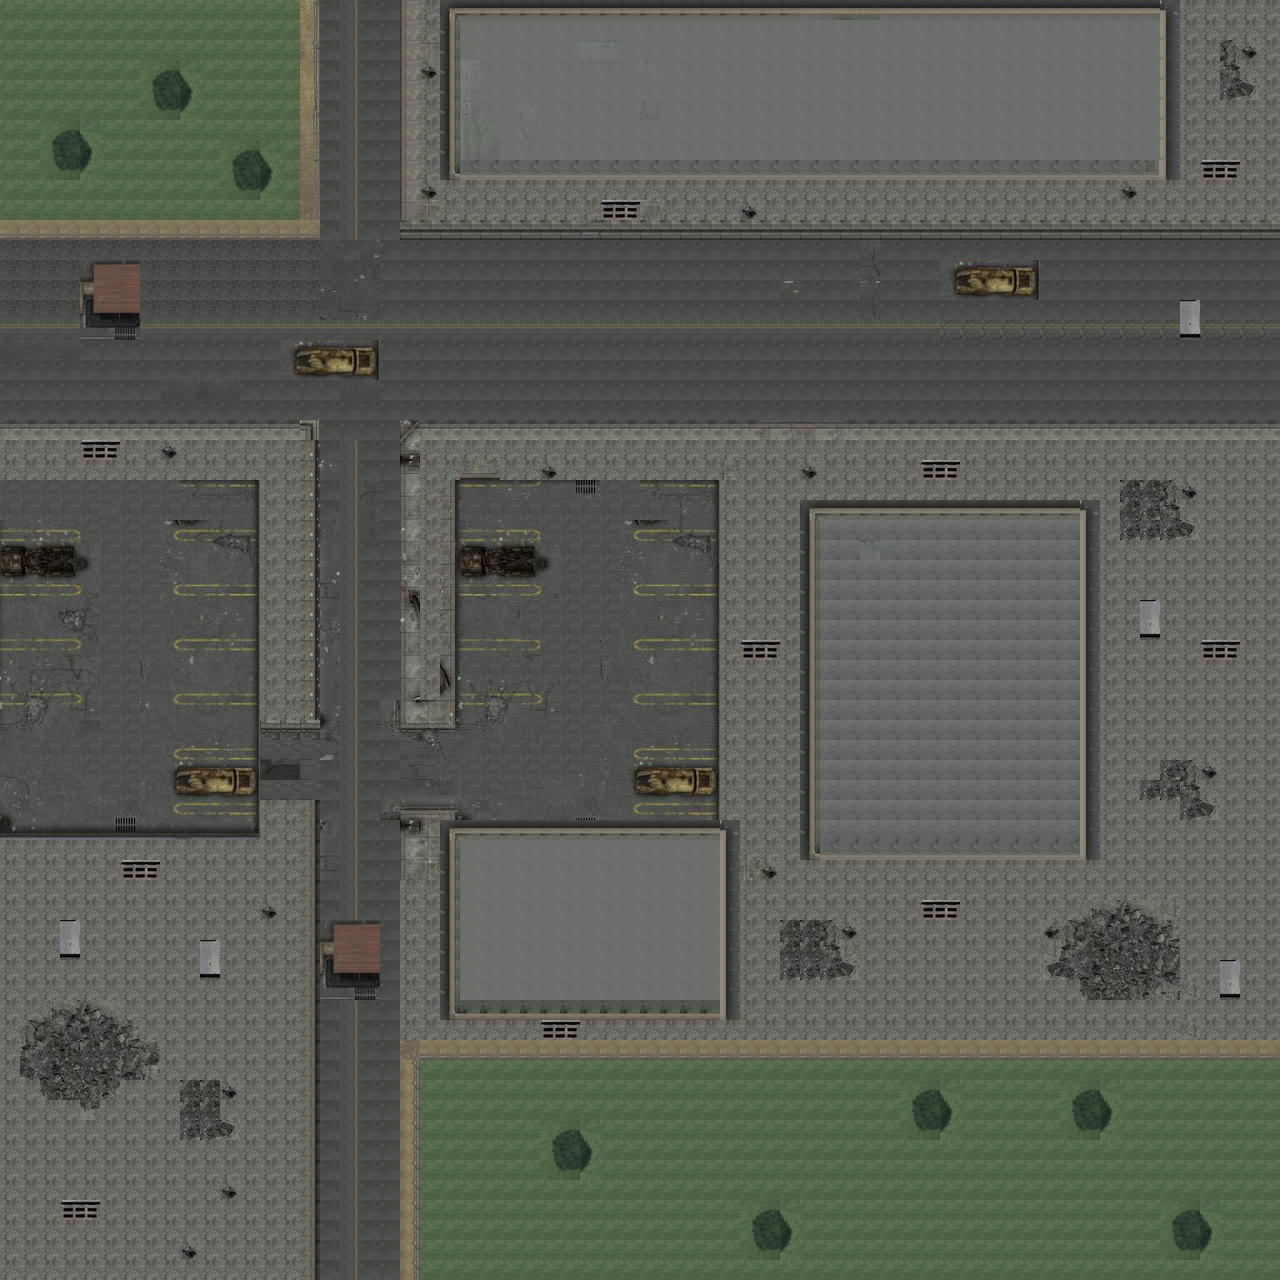

A 2D game scene composited from a Tiled map and its tileset images. What follows is a short description and the map's XML, with each tile layer's data collapsed to a summary:
An orthogonal 64x64 tile map with 20x20 px tiles, 1 tile layer (Capa de Patrones 1), 4 tilesets.

<map version="1.0" orientation="orthogonal" renderorder="right-down" width="64" height="64" tilewidth="20" tileheight="20" nextobjectid="75">
 <tileset firstgid="1" name="mapa3.1" tilewidth="20" tileheight="20" tilecount="117" columns="13">
  <image source="tileset/Ciudad3.jpg" width="274" height="184" />
 </tileset>
 <tileset firstgid="118" name="def" tilewidth="20" tileheight="20" tilecount="1936" columns="44">
  <image source="tileset/Ciudad2.jpg" width="886" height="881" />
 </tileset>
 <tileset firstgid="2054" name="tumblr_n5qu7qpGrG1slvpaoo1_500" tilewidth="20" tileheight="20" tilecount="350" columns="25">
  <image source="tileset/Ciudad4.png" width="500" height="280" />
 </tileset>
 <tileset firstgid="2404" name="5853e0bf5df5da6c9c0f77073aa72a8b" tilewidth="20" tileheight="20" tilecount="828" columns="36">
  <image source="tileset/Ciudad1.jpg" width="736" height="460" />
 </tileset>
 <layer name="Capa de Patrones 1" width="64" height="64">
  <data>[4096 cells, 4096 non-empty, 411 distinct tile ids]</data>
 </layer>
</map>
